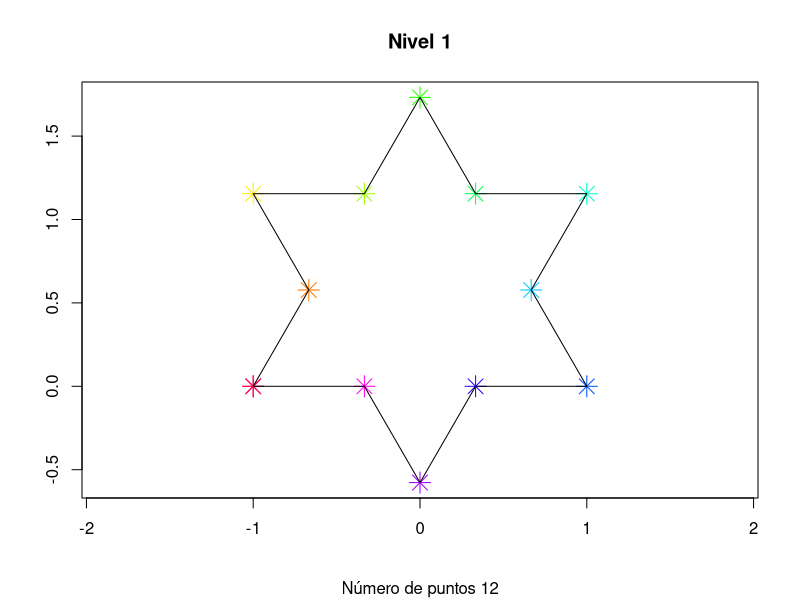
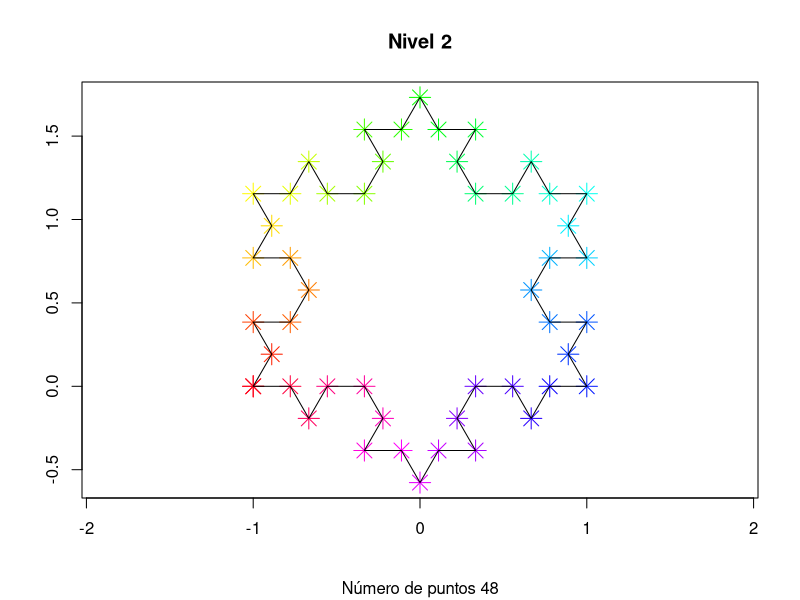
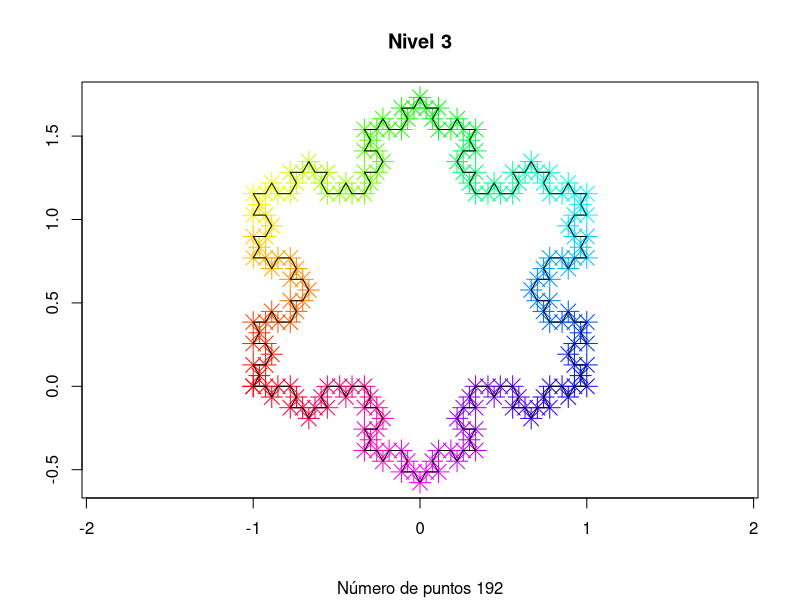
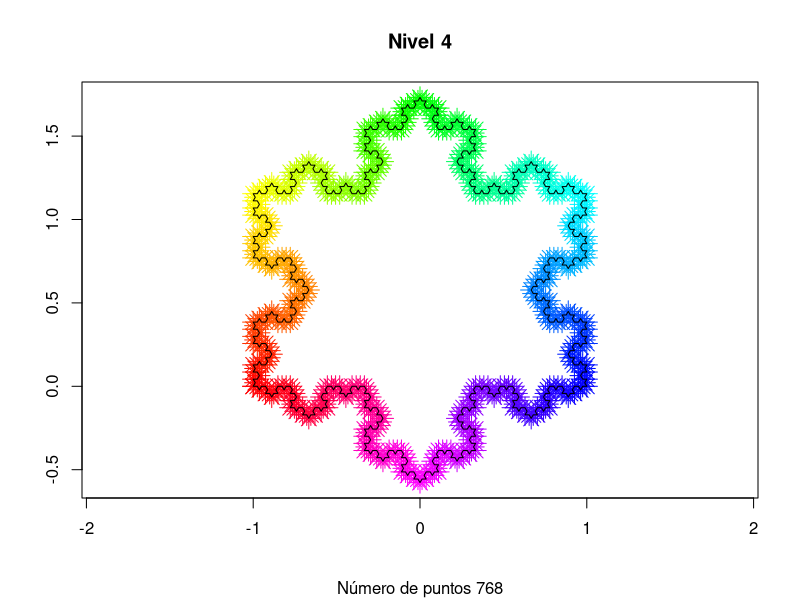
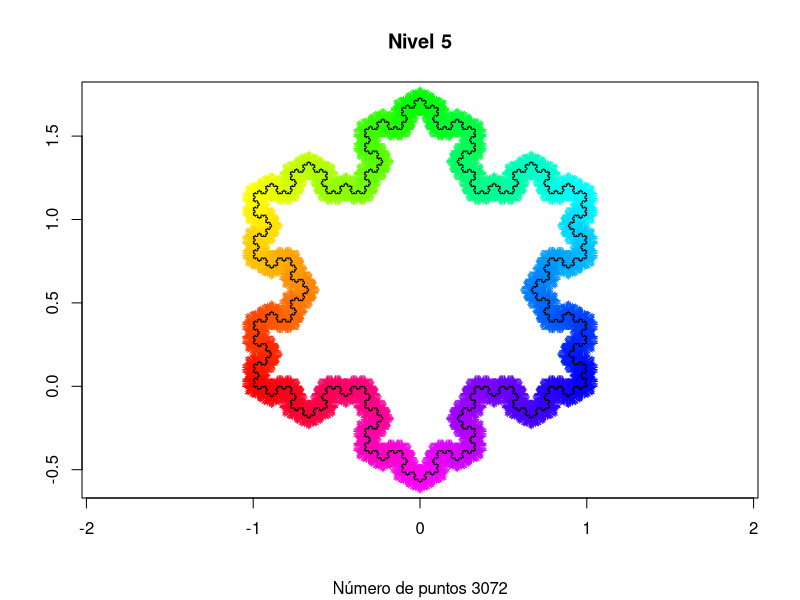

The R source for these figures, in order:
cat("                                             
88                              88           
88                              88           
88                              88           
88   ,d8  ,adPPYba,   ,adPPYba, 88,dPPYba,   
88 ,a8\"  a8\"     \"8a a8\"     \"\" 88P\'    \"8a  
8888[    8b       d8 8b         88       88  
88`\"Yba, \"8a,   ,a8\" \"8a,   ,aa 88       88  
88   `Y8a `\"YbbdP\"\'   `\"Ybbd8\"\' 88       88  
                                             
                Sistema Iterativo de Funciones")
readline("Pulse [Enter \u21B2] para comenzar.")

cat(
"Para el proyecto final programarán el fractal conocido como Fractal de Koch.
Niels Fabian Helge von Koch (Estocolmo, 25 de enero de 1870 - 11 de marzo de 1924)
fue un matemático sueco, cuyo nombre se ha asignado a una famosa curva fractal
llamada curva copo de nieve de Koch, una de las primeras curvas fractales en ser
descritas.

Von Koch escribió muchos artículos sobre teoría de números. Uno de sus resultados
fue el teorema que probaba que la hipótesis de Riemann es equivalente al Teorema de
los números primos (1901). También describió la curva que lleva su nombre, curva de
Koch, en un artículo del año 1904 titulado \"Acerca de una curva continua que no posee
tangentes y obtenida por los métodos de la geometría elemental.\"

Para construir el fractal se comienza con un triángulo equilátero (supongamos que sus
lados son de longitud L). En el centro de cada lado se añade otro nuevo triángulo
equilátero de lado 1/3 del anterior, obteniendo así una bonita estrella de David (Nivel
1). Si seguimos con este proceso una y otra vez el resultado nos irá recordando a un
perfecto copo de nieve.

¿Ya tienes una idea de como debe ser el algoritmo? Te voy a ayudar un poco. Tal como
puede apreciarse en la figura de arriba, este fractal se forma partiendo de un triángulo
equilátero cuyos lados tienen longitud L, al que llamaremos fractal de Nivel 0 (como
se había dicho anteriormente). En una primera transformación, cada lado se divide en
tres segmentos de igual longitud. El segmento del medio se retira y se remplaza por
dos segmentos de longitud (1/3)L que forman con los segmentos adyacentes un ángulo
\u03b1 = 60° (ojo con la longitud del ángulo). La figura que se obtiene es el fractal del
Nivel 1.

En una segunda transformación, se vuelve a dividir cada uno de los segmentos obtenidos
en tres segmentos de igual longitud, se retiran los segmentos del medio y se remplazan
nuevamente por dos segmentos, que tienen una longitud esta vez de (1/3)\u00b2L = (1/9)L,
que forman con los segmentos adyacentes un ángulo \u03b1 = 60° . Con esto se obtiene el
fractal de Nivel 2 (nota como la potencia está relacionada con el nivel del fractal).

Este proceso de transformación se continúa sucesivamente. Se entiende que el copo
de nieve de Koch, es la figura que se obtiene cuando el número correspondiente al
nivel del fractal tiene a infinito (nosotros haremos hasta 8 iteraciones). Su borde es
una curva densamente quebrada que tiene la notable propiedad de que sus partes son
autosemejantes con el segmento total al que pertenecen.
")

###############################################################################
##' @title orto
##' @description computa el vector ortogonal de un vector
##' @param v el vector a ortogonalizar
##' @return el vector ortogonalizado
orto <- function(v){
  if (!is.numeric(v) || length(v) != 2) {
    stop("El vector debe ser un vector numérico de dos dimensiones")
  }
  return(c(-v[2], v[1]))
}

###############################################################################
##' @title koch
##' @description función que grafica el Fractal de Koch hasta 8 niveles
##' la implementación difiere ya que no se usan segmentos de recta y más bien
##' se utiliza un enfoque vectorial para encontrar los puntos.
##' @param n el nivel hasta donde graficar
##' @return la lista de los vértices del Fractal
koch <- function(n) {
  if (n < 0 || length(n) != 1 || !is.numeric(n)) {
    stop("El nivel debe ser un número entero")
  }
  if (n > 8) {
    warning("Detectado n > 8 el programa puede no tener los recursos suficientes")
    warning("Usando n = 8.")
    return(koch(8))
  }
  th <- 3 ^ 0.5 # constante de Theodorus
  ## inicializamos el triángulo equilátero
  p <- rbind(c(-1, 0), c(0, th), c(1,0), c(-1, 0)) 
  colnames(p) <- c("x", "y")
  if (n == 0) {
    np <- nrow(p) ## número de puntos  
    plot(x = p[, 1],
         y = p[, 2],
         type = "p",
         main = "Nivel 0",
         sub = paste("Número de puntos ", np - 1, sep = ""),
         xlab = "",
         ylab = "",
         asp = 1,
         pch = 8,
         cex = 2,
         col = rainbow(np))
    lines(p[, 1], p[, 2])
  } else {
    for (i in 1:n) {
      paux <- p
      pnuevos <- NULL
      m <- nrow(p) - 1## - 1
      for (j in 1:m) {
        ## tomamos los vectores extremos en un lado
        a <- p[j,] 
        b <- p[j + 1,]
        #       b 
        #       /^
        #      / |
        #     /  |
        #    /   |
        #   /    |
        # a<_____|  
        
        ## calculamos los dos puntos tercios de los vectores
        p1 <- ((b - a) / 3) + a
        p3 <- ((b - a) * 2 / 3) + a
        #       b 
        #       /^
        #   p3 / |
        #     /  |
        # p1 /   |
        #   /    |
        # a<_____|  
        
        ## anclamos en el punto medio
        ## y escalamos en la dirección del ortogonal de p3 - pm
        ## justo el escalar es la constante de Theodorus
        ## pues dado un triangulo equilatero con semilado ||p3 - pm||
        ## ||th orto(p3 -pm)|| ^2 =  2||p3 - pm|| ^ 2 + ||p3 - pm|| ^2
        ## => th ^ 2 ||orto(p3 - pm)|| ^ 2 = 3 ||pr - pm|| ^ 2
        ## y como la norma de un vector es la misma que la de su ortogonal
        ## => th ^ 2 = 3
        ## => th = sqrt(3)
        pm <- (a + b)/2
        p2 <- pm + (th * orto(p3 - pm))
        #         b 
        #        /^
        #p2 ___ / |
        #  \   /  |
        #   \ /   |
        #    /    |
        #  a<_____|  
        
        pnuevos <- rbind(p1, p2, p3)
        ## al final sólo apilamos los vectores recopilados, con los nuevos
        ## y al tope ponemos el extremo 'derecho' 
        ## así garantizamos que los puntos se podrán unir en orden
        paux <- rbind(paux[1:(1 + 4 * (j - 1)),], pnuevos, b)
      }
      p <- paux
      np <- nrow(p) ## número de puntos  
      plot(x = p[, 1],
           y = p[, 2],
           type = "p",
           main = paste("Nivel ", i, sep = ""),
           sub = paste("Número de puntos ",np - 1, sep = ""),
           xlab = "",
           ylab = "",
           asp = 1,
           pch = 8,
           cex = 2,
           col = rainbow(np))
      lines(p[, 1], p[, 2])
    } # fin del for
  } # fin del  else (n > 0)
  return(p);
}

n <- 5
cat("\n Ejemplo usando n =",n)
print(koch(5))
